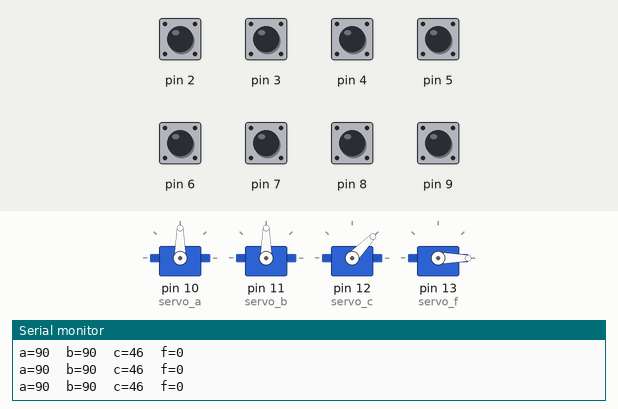
Simulated run of this sketch. Board: Arduino Uno, built with avr-gcc and run on an emulated ATmega328P. Parts: 4 × servo, the last lines printed to the serial monitor. The test bench sets the inputs (shaded band); at power-on: pin 2–9 HIGH.

Above: at 1.2 s.
1.3 s: pin 2 pulled LOW for 1 s
At 2.7 s:
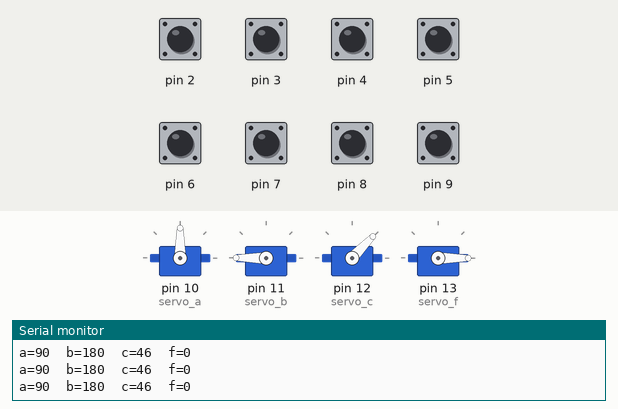
3.8 s: pin 6 pulled LOW for 1 s
At 5.2 s:
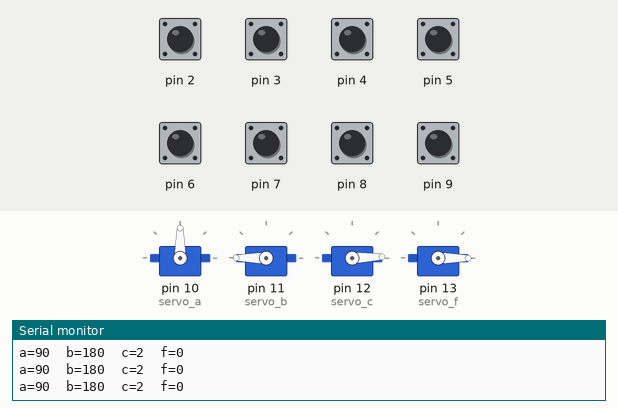
6.3 s: pin 4 pulled LOW for 1 s
At 8.4 s:
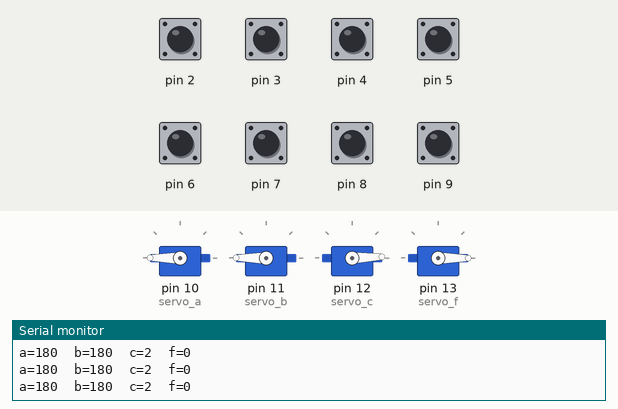
8.8 s: pin 7 pulled LOW for 1 s
At 10.4 s:
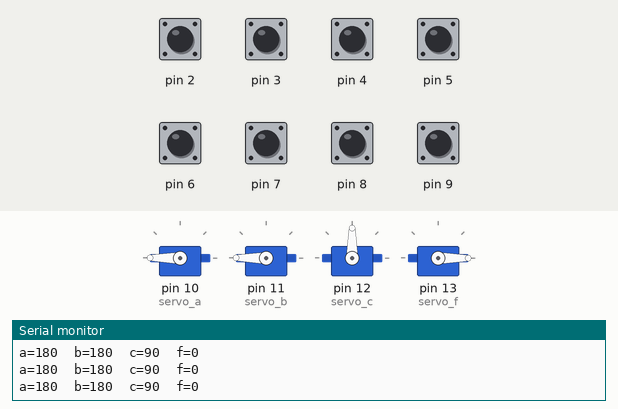
11.3 s: pin 3 pulled LOW for 1 s
At 13.1 s:
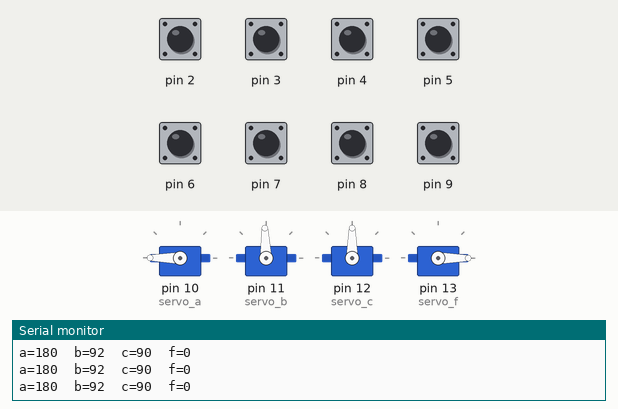
13.8 s: pin 5 pulled LOW for 0.15 s
At 15.4 s:
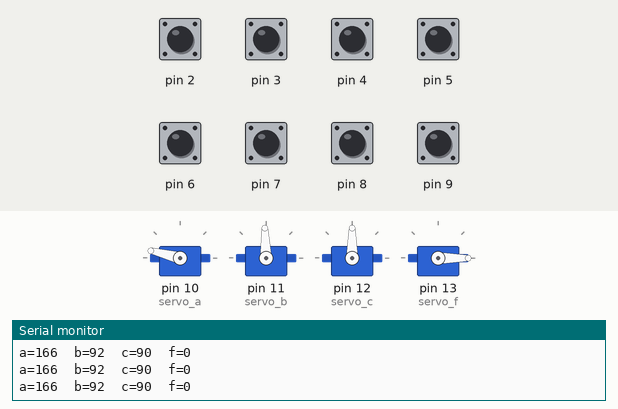
Timing chart, 0 to 16.4 s (numbered marks = the images above; inputs shaded):
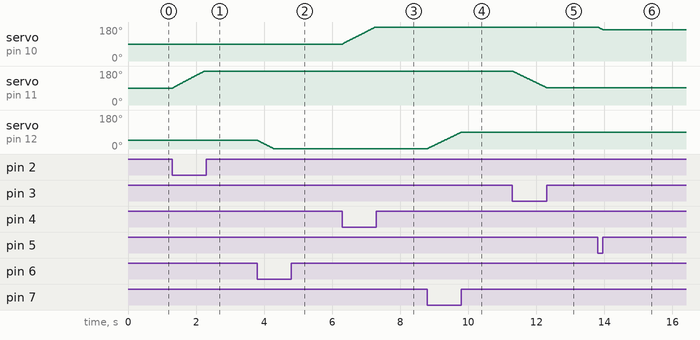

Measured:
- after the input at 1.3 s, servo on pin 11 (servo_b): moves from 90° to 180° over 0.92 s, starting at once
- after the input at 3.8 s, servo on pin 12 (servo_c): moves from 46° to 2° over 0.46 s, starting at once
- after the input at 6.3 s, servo on pin 10 (servo_a): moves from 90° to 180° over 0.96 s, starting at once
- after the input at 8.8 s, servo on pin 12 (servo_c): moves from 2° to 90° over 0.98 s, starting at once
- after the input at 11.3 s, servo on pin 11 (servo_b): moves from 180° to 92° over 0.98 s, starting at once
- after the input at 13.8 s, servo on pin 10 (servo_a): 180° → 166° at once

The sketch:

original.ino
```cpp
#include <Servo.h>
#include <Math.h>

Servo servo_a;
Servo servo_b;
Servo servo_c;
Servo servo_f;

bool robotArmTouchGround (
    double l1,
    double l2,
    double theta1,
    double theta2,
    double B) {

    double rad1 = theta1 * (M_PI / 180.0);
    double rad2 = theta2 * (M_PI / 180.0);

    double s1 = l1 * sin(rad1);
    double s2 = l2 * sin(rad2);

    if (s1 >= s2) {
        return false;
    }

    if (s2 - s1 < B) {
        return false;
    }

    return true;
}

void setup() {

    //motor
    Serial.begin(9600);

    servo_a.attach(10);
    servo_a.write(90);
    servo_b.attach(11);
    servo_b.write(90);
    servo_c.attach(12);
    servo_c.write(46);
    servo_f.attach(13);
    servo_f.write(0);

    //joystick
    pinMode(2, INPUT);
    pinMode(3, INPUT);
    pinMode(4, INPUT);
    pinMode(5, INPUT);
    pinMode(6, INPUT);
    pinMode(7, INPUT);
    pinMode(8, INPUT);
    pinMode(9, INPUT);

    digitalWrite(2, HIGH);
    digitalWrite(3, HIGH);
    digitalWrite(4, HIGH);
    digitalWrite(5, HIGH);
    digitalWrite(6, HIGH);
    digitalWrite(7, HIGH);
    digitalWrite(8, HIGH);
    digitalWrite(9, HIGH);
}

// the loop function runs over and over again forever
void loop() {
    int a = servo_a.read();
    int b = servo_b.read();
    int c = servo_c.read();
    int f = servo_f.read();

    // You could define l1, l2, B the specified number.
    const double l1 = 1.5;
    const double l2 = 1.8;
    const double B = 2.0;
    // And the angle put the above a, b, c, or f

    // if (robotArmTouchGround(l1, l2, a, b, B) == true) {
    //      maybe you can call the delay with 750 ms or 800 ms
    //    continue;
    // }


    //servo_a
    if (digitalRead(4) == 0) {
        a += 2;
        if (a > 180) {
            a = 180;
        }
        servo_a.write(a);
    }
    if (digitalRead(5) == 0) {
        a -= 2;
        if (a < 0) {
            a = 0;
        }
        servo_a.write(a);
    }
    //delay(20);
    Serial.print("a=");
    Serial.print(servo_a.read());
    Serial.print("\t");

    //servo_b
    if (digitalRead(2) == 0) {
        b += 2;
        if (b > 180) {
            b = 180;
        }
        servo_b.write(b);
    }
    if (digitalRead(3) == 0) {
        b -= 2;
        if (b < 80) {
            b = 80;
        }
        servo_b.write(b);
    }
    //delay(20);
    Serial.print("b=");
    Serial.print(servo_b.read());
    Serial.print("\t");

    //servo_c
    if (digitalRead(6) == 0) {
        c -= 2;
        if (c < 2) {
            c = 2;
        }
        servo_c.write(c);
    }
    if (digitalRead(7) == 0) {
        c += 2;
        if (c > 150) {
            c = 150;
        }
        servo_c.write(c);
    }

    Serial.print("c=");
    Serial.print(servo_c.read());
    Serial.print("\t");

    //servo_f
    if (digitalRead(9) == 0) {
        f += 2;
        if (f > 84) {
            f = 84;
        }
        servo_f.write(f);
    }
    if (digitalRead(8) == 0) {
        f -= 2;
        if (f < 0) {
            f = 0;
        }
        servo_f.write(f);
    }
    delay(20);
    Serial.print("f=");
    Serial.println(servo_f.read());
}

//after 30 come back
```
